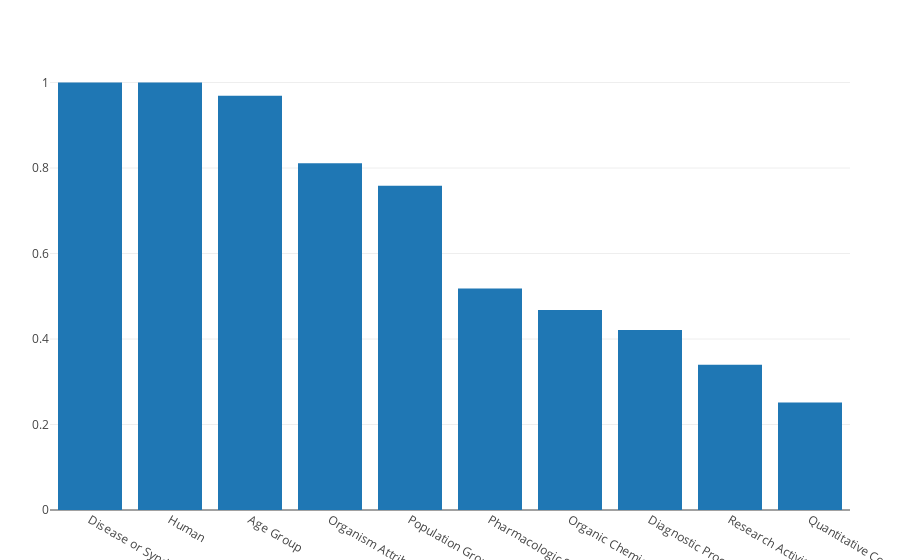

The cell this chart's notebook holds for it:
### Code cell
plot(bar(x=semantics_adult[1:10,:semantic_type], y=semantics_adult[1:10,:freq]))

### Figure 1 — Plotly figure (JSON) as saved in the notebook; plotly's stock layout.template omitted (floating-point values rounded to 4 significant figures)
{"data": [{"y": [1.0, 1.0, 0.9691, 0.811, 0.7585, 0.5183, 0.4681, 0.421, 0.3399, 0.2514], "type": "bar", "x": ["Disease or Syndrome", "Human", "Age Group", "Organism Attribute", "Population Group", "Pharmacologic Substance", "Organic Chemical", "Diagnostic Procedure", "Research Activity", "Quantitative Concept"]}], "layout": {"margin": {"r": 50, "l": 50, "b": 50, "t": 60}}}
